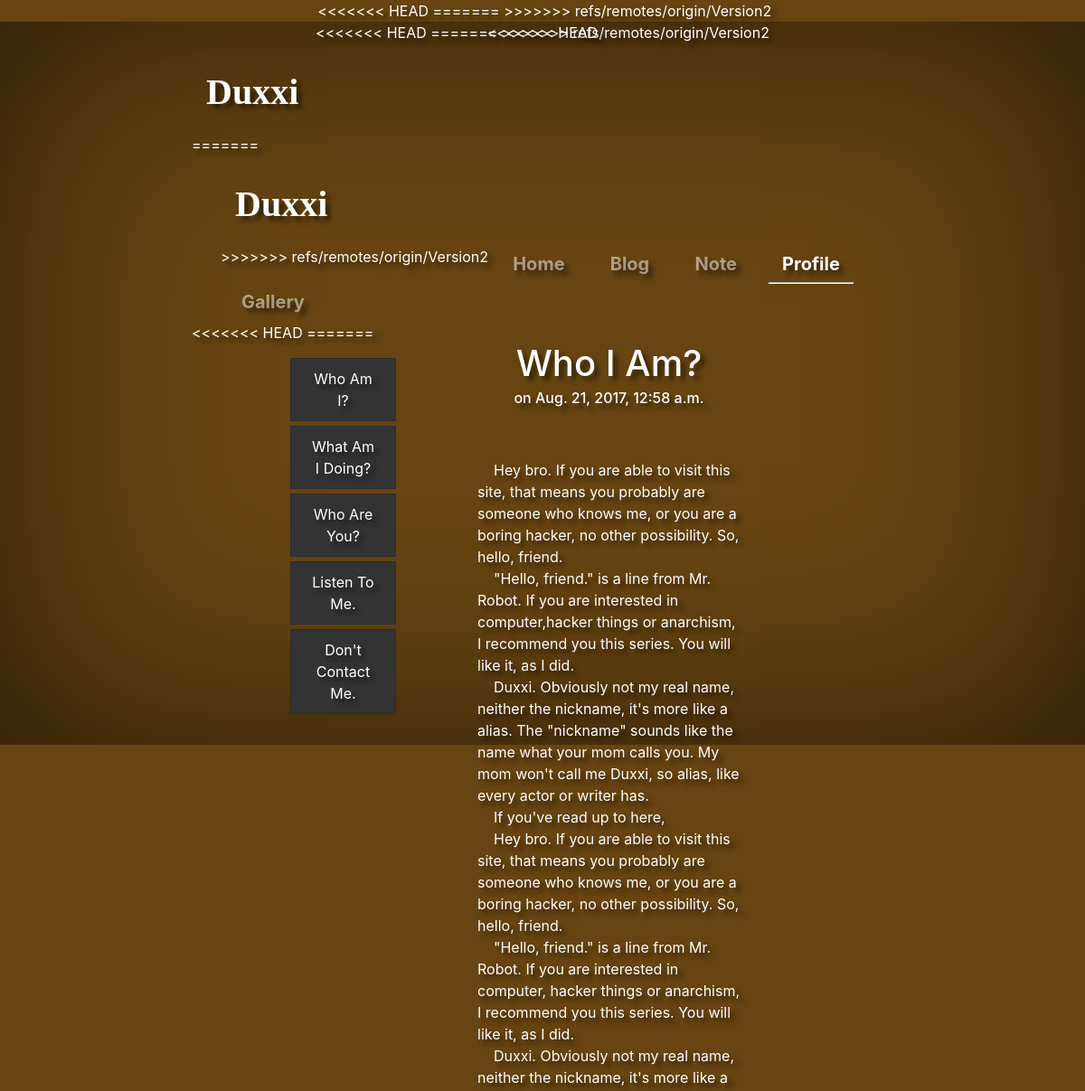
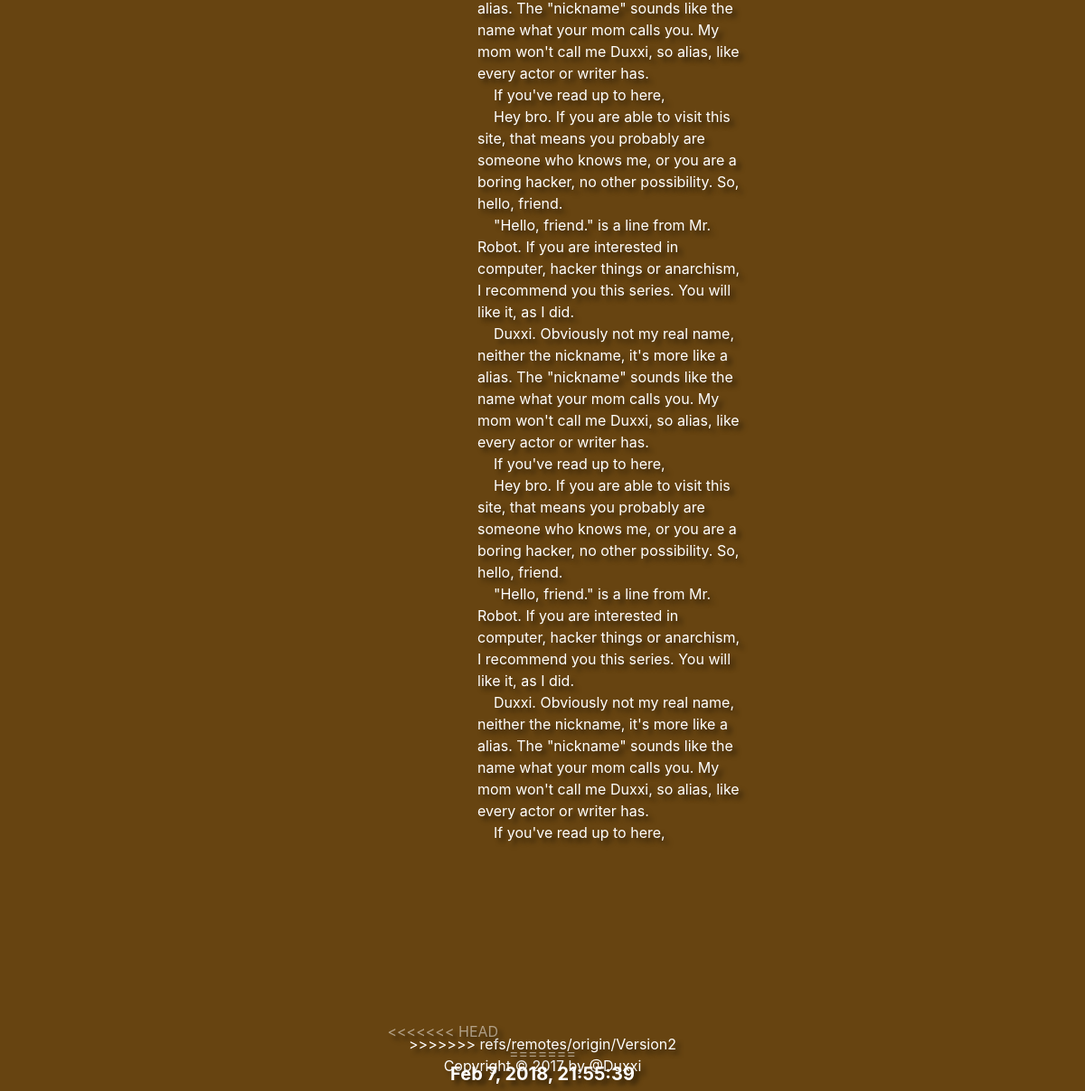
The page /myprofile/1 on the database its author committed (2 pictures, top to bottom).
### myprofile/models.py (models this page shows, shortened)
class Profilepost(models.Model):
    title = models.CharField(max_length=140)
    body = models.TextField()
    date = models.DateTimeField()

### myprofile/views.py (the view)
# urls.py: url(r'^(?P<pk>\d+)$', views.ProfilePostView.as_view(), name='profilepost'),
class ProfilePostView(generic.DetailView):
    model = Profilepost
    template_name = 'myprofile/profilepost.html'

### myprofile/templates/myprofile/profilepost.html (shortened to what this page needs)
﻿{% extends "personal/secondheader.html" %}
{% block content %}
          <div class="container texts">
    <div class="row">
        <div class="col-12 col-md-3" id="sidebar">
            <a href="#" class="list-group-item" style="background-color: #333">Who Am I?</a>
            <a href="#" class="list-group-item" style="background-color: #333">What Am I Doing?</a>
            <a href="#" class="list-group-item" style="background-color: #333">Who Are You?</a>
            <a href="#" class="list-group-item" style="background-color: #333">Listen To Me.</a>
            <a href="#" class="list-group-item" style="background-color: #333">Don't Contact Me.</a>
</div>
        <div  class="col-12 col-md-9">
            <h1>{{profilepost.title}}</h1>
            <h6>on {{profilepost.date}}</h6>
            <div class="profilecontainer">
                {{profilepost.body|safe|linebreaks}}
            </div>
          </div>
    </div>
    </div>
{% endblock %}

### personal/static/css/cover.css (style rules this page uses)
a, a:focus, a:hover { color: #fff; text-decoration:none; }
html, body { height: 100%; background-color: #262626; padding:0; margin:0; }
body { color: #fff; text-align: center; text-shadow: 0 5px 5px rgba(0,0,0,.5); }
@media (min-width: 768px) { .texts { margin-bottom: 9rem; margin-top: 11rem; width: 70%; vertical-align: middle; } }
@media (min-width: 768px) { .profilecontainer { padding: 50px 80px; text-align: left; } }

### personal/static/css/generic.css (style rules this page uses)
* { padding: 0; margin: 0; }
a, a:focus, a:hover { color: #fff; text-decoration: none; }
html, body { height: 100%; background-color: #674411; padding: 0; margin: 0; color: #fff; text-align: center; text-shadow: 5px 5px 5px rgba(0, 0, 0, .5); }
@media (min-width: 768px) { .texts { margin-bottom: 9rem; margin-top: 11rem; width: 70%; vertical-align: middle; } }

### personal/static/css/otherstyle.css (style rules this page uses)
.list-group-item { display: inline; padding: 10px; margin: 0 auto; }
@media (min-width: 768px) { .profilecontainer { padding: 50px 80px; text-align: left; } }
@media (min-width: 768px) { .profilecontainer { padding: 50px 20px; } }
@media (min-width: 768px) { .list-group-item { display: block; padding: 10px 20px; margin: 5px auto; } }

### rows shown on the page
Profilepost: title "Who I Am?", date "Aug. 21, 2017, 12:58 a.m.", body "Hey bro. If you are able to visit this site, that means you probably are someone who knows me, or you are a boring hacker, no other possibility. So, hello, friend. \"Hello, friend.\" is a line from Mr. Robot. If you are interested in computer,hacker things or anarchism, I recommend you this series. You will like it, as I did. Duxxi. Obviously not my real name, neither the nickname, it's more like a alias. The \"nickname\" sounds like the name what your mom calls you. My mom won't call me Duxxi, so alias, like every actor or writer has. If you've read up to here, Hey bro. If you are able to visit this site, that means you probably are someone who knows me, or you are a boring hacker, no other…"
